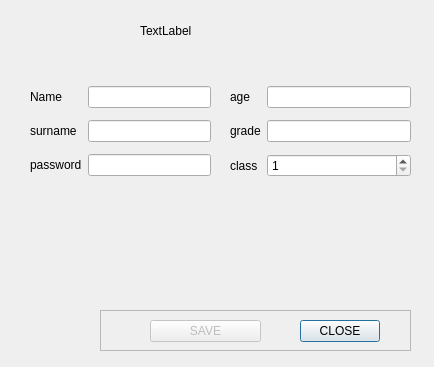
<?xml version="1.0" encoding="UTF-8"?>
<ui version="4.0">
 <class>std_info</class>
 <widget class="QDialog" name="std_info">
  <property name="geometry">
   <rect>
    <x>0</x>
    <y>0</y>
    <width>434</width>
    <height>367</height>
   </rect>
  </property>
  <property name="windowTitle">
   <string>Dialog</string>
  </property>
  <widget class="QFrame" name="frame">
   <property name="geometry">
    <rect>
     <x>100</x>
     <y>310</y>
     <width>311</width>
     <height>41</height>
    </rect>
   </property>
   <property name="frameShape">
    <enum>QFrame::StyledPanel</enum>
   </property>
   <property name="frameShadow">
    <enum>QFrame::Raised</enum>
   </property>
   <widget class="QPushButton" name="close_diag_btn">
    <property name="geometry">
     <rect>
      <x>200</x>
      <y>10</y>
      <width>80</width>
      <height>22</height>
     </rect>
    </property>
    <property name="styleSheet">
     <string notr="true"/>
    </property>
    <property name="text">
     <string>CLOSE</string>
    </property>
   </widget>
   <widget class="QPushButton" name="save_diag_btn">
    <property name="enabled">
     <bool>false</bool>
    </property>
    <property name="geometry">
     <rect>
      <x>50</x>
      <y>10</y>
      <width>111</width>
      <height>22</height>
     </rect>
    </property>
    <property name="minimumSize">
     <size>
      <width>60</width>
      <height>0</height>
     </size>
    </property>
    <property name="text">
     <string>SAVE</string>
    </property>
   </widget>
  </widget>
  <widget class="QLabel" name="diag_title">
   <property name="geometry">
    <rect>
     <x>140</x>
     <y>10</y>
     <width>121</width>
     <height>41</height>
    </rect>
   </property>
   <property name="text">
    <string>TextLabel</string>
   </property>
  </widget>
  <widget class="QWidget" name="layoutWidget">
   <property name="geometry">
    <rect>
     <x>30</x>
     <y>80</y>
     <width>181</width>
     <height>171</height>
    </rect>
   </property>
   <layout class="QFormLayout" name="formLayout">
    <property name="verticalSpacing">
     <number>12</number>
    </property>
    <property name="topMargin">
     <number>6</number>
    </property>
    <property name="bottomMargin">
     <number>5</number>
    </property>
    <item row="0" column="0">
     <widget class="QLabel" name="label">
      <property name="text">
       <string>Name</string>
      </property>
     </widget>
    </item>
    <item row="0" column="1">
     <widget class="QLineEdit" name="name_edit">
      <property name="inputMethodHints">
       <set>Qt::ImhNone</set>
      </property>
      <property name="inputMask">
       <string/>
      </property>
      <property name="maxLength">
       <number>28</number>
      </property>
      <property name="frame">
       <bool>true</bool>
      </property>
      <property name="clearButtonEnabled">
       <bool>false</bool>
      </property>
     </widget>
    </item>
    <item row="1" column="0">
     <widget class="QLabel" name="label_2">
      <property name="text">
       <string>surname</string>
      </property>
     </widget>
    </item>
    <item row="1" column="1">
     <widget class="QLineEdit" name="surname_edit"/>
    </item>
    <item row="2" column="0">
     <widget class="QLabel" name="label_4">
      <property name="text">
       <string>password</string>
      </property>
     </widget>
    </item>
    <item row="2" column="1">
     <widget class="QLineEdit" name="passwd_edit"/>
    </item>
   </layout>
  </widget>
  <widget class="QWidget" name="layoutWidget">
   <property name="geometry">
    <rect>
     <x>230</x>
     <y>80</y>
     <width>181</width>
     <height>171</height>
    </rect>
   </property>
   <layout class="QFormLayout" name="formLayout_2">
    <property name="verticalSpacing">
     <number>12</number>
    </property>
    <property name="topMargin">
     <number>6</number>
    </property>
    <property name="bottomMargin">
     <number>5</number>
    </property>
    <item row="0" column="0">
     <widget class="QLabel" name="label_3">
      <property name="text">
       <string>age</string>
      </property>
     </widget>
    </item>
    <item row="0" column="1">
     <widget class="QLineEdit" name="age_edit">
      <property name="inputMethodHints">
       <set>Qt::ImhNone</set>
      </property>
      <property name="inputMask">
       <string/>
      </property>
      <property name="maxLength">
       <number>28</number>
      </property>
      <property name="frame">
       <bool>true</bool>
      </property>
      <property name="clearButtonEnabled">
       <bool>false</bool>
      </property>
     </widget>
    </item>
    <item row="1" column="0">
     <widget class="QLabel" name="label_5">
      <property name="text">
       <string>grade</string>
      </property>
     </widget>
    </item>
    <item row="1" column="1">
     <widget class="QLineEdit" name="grade_edit"/>
    </item>
    <item row="2" column="0">
     <widget class="QLabel" name="label_6">
      <property name="text">
       <string>class</string>
      </property>
     </widget>
    </item>
    <item row="2" column="1">
     <widget class="QSpinBox" name="class_edit">
      <property name="minimum">
       <number>1</number>
      </property>
      <property name="maximum">
       <number>3</number>
      </property>
     </widget>
    </item>
   </layout>
  </widget>
 </widget>
 <resources/>
 <connections/>
</ui>
